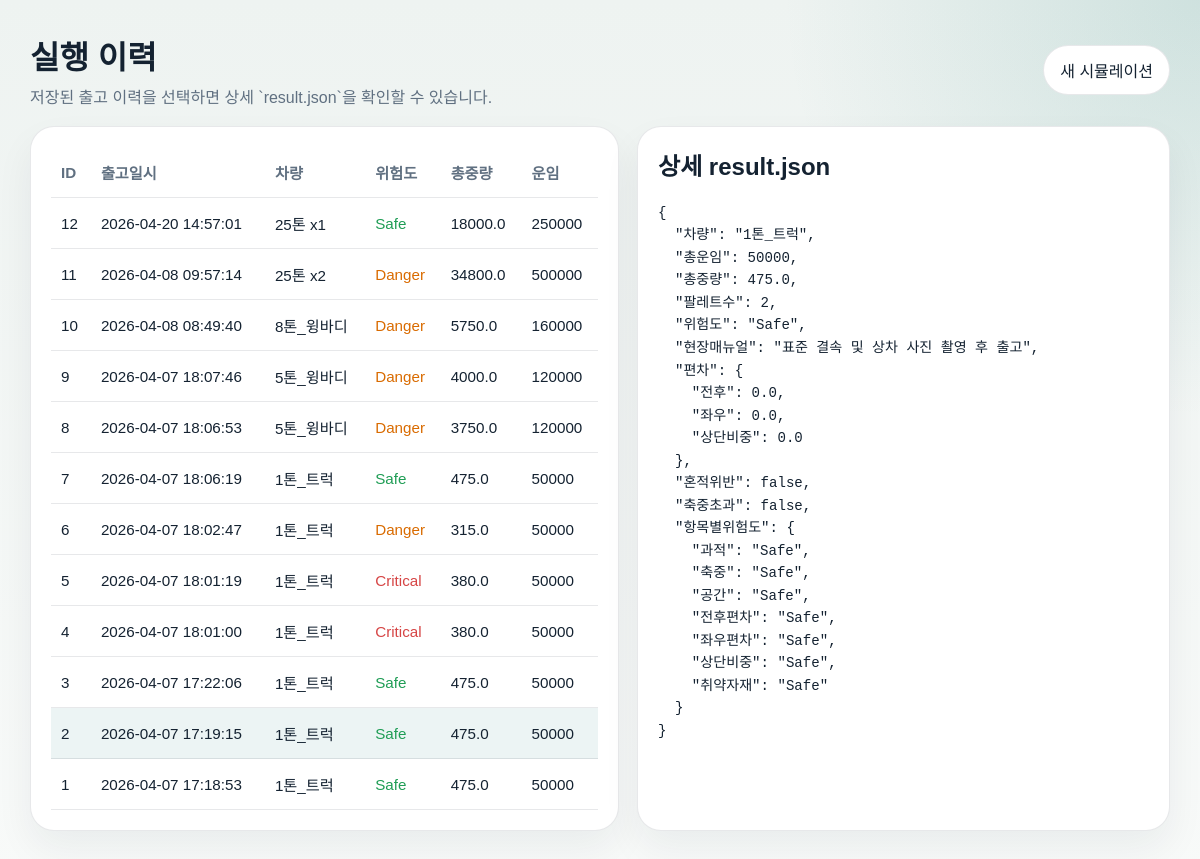
Screenshot of /history?id=2 with the database file from the repository.
### tables this page shows
CREATE TABLE history (
                id INTEGER PRIMARY KEY AUTOINCREMENT,
                created_at TEXT NOT NULL,
                vehicle_name TEXT NOT NULL,
                risk_level TEXT NOT NULL,
                total_weight REAL NOT NULL,
                freight_cost INTEGER NOT NULL,
                result_json TEXT NOT NULL
            );

### src/app.py (the view)
@app.get("/history")
def history() -> str:
    init_history_db()
    selected_id = request.args.get("id", type=int)
    with get_db_connection() as connection:
        rows = connection.execute(
            "SELECT id, created_at, vehicle_name, risk_level, total_weight, freight_cost, result_json FROM history ORDER BY id DESC"
        ).fetchall()
    selected_payload = None
    if selected_id is not None:
        for row in rows:
            if row["id"] == selected_id:
                selected_payload = json.loads(row["result_json"])
                break
    elif rows:
        selected_payload = json.loads(rows[0]["result_json"])
        selected_id = int(rows[0]["id"])
    return render_template(
        "history.html",
        rows=rows,
        selected_id=selected_id,
        selected_payload=selected_payload,
        selected_payload_text=(
            json.dumps(selected_payload, ensure_ascii=False, indent=2)
            if selected_payload is not None
            else None
        ),
    )

### src/app.py (called while the page is built)
def get_db_connection() -> sqlite3.Connection:
    connection = sqlite3.connect(DB_PATH)
    connection.row_factory = sqlite3.Row
    return connection

def init_history_db() -> None:
    DATA_DIR.mkdir(parents=True, exist_ok=True)
    with get_db_connection() as connection:
        connection.execute(
            """
            CREATE TABLE IF NOT EXISTS history (
                id INTEGER PRIMARY KEY AUTOINCREMENT,
                created_at TEXT NOT NULL,
                vehicle_name TEXT NOT NULL,
                risk_level TEXT NOT NULL,
                total_weight REAL NOT NULL,
                freight_cost INTEGER NOT NULL,
                result_json TEXT NOT NULL
            )
            """
        )
        connection.commit()

def risk_color(level: str) -> str:
    return {
        "Safe": "#1f9d55",
        "Caution": "#d9a404",
        "Danger": "#d96b00",
        "Critical": "#d64545",
    }.get(level, "#4a5568")

@app.context_processor
def inject_helpers() -> dict[str, object]:
    return {"risk_color": risk_color}

### src/templates/history.html (shortened to what this page needs)
<!doctype html>
<html lang="ko">
<head>
</head>
<body>
  <div class="shell">
    <div class="nav">
      <div>
        <h1 style="margin:0;">실행 이력</h1>
        <div style="color:var(--muted); margin-top:6px;">저장된 출고 이력을 선택하면 상세 `result.json`을 확인할 수 있습니다.</div>
      </div>
      <a href="{{ url_for('index') }}">새 시뮬레이션</a>
    </div>
    <div class="layout">
      <section class="panel">
        <table>
          <thead>
            <tr>
              <th>ID</th>
              <th>출고일시</th>
              <th>차량</th>
              <th>위험도</th>
              <th>총중량</th>
              <th>운임</th>
            </tr>
          </thead>
          <tbody>
            {% for row in rows %}
              <tr data-href="{{ url_for('history', id=row['id']) }}" class="{% if selected_id == row['id'] %}active{% endif %}">
                <td>{{ row["id"] }}</td>
                <td>{{ row["created_at"] }}</td>
                <td>{{ row["vehicle_name"] }}</td>
                <td style="color: {{ risk_color(row['risk_level']) }}">{{ row["risk_level"] }}</td>
                <td>{{ row["total_weight"] }}</td>
                <td>{{ row["freight_cost"] }}</td>
              </tr>
            {% endfor %}
          </tbody>
        </table>
      </section>
      <section class="panel">
        <h2 style="margin-top:0;">상세 result.json</h2>
        {% if selected_payload_text %}
          <pre>{{ selected_payload_text }}</pre>
        {% else %}
          <p style="color:var(--muted);">저장된 이력이 없습니다.</p>
        {% endif %}
      </section>
    </div>
  </div>
</body>
</html>

### src/templates/history.html (style rules this page uses)
:root { --bg: #eef3f1; --ink: #142231; --muted: #607081; --panel: #fff; --border: rgba(20,34,49,.1); }
* { box-sizing: border-box; }
body { margin: 0; font-family: "Avenir Next", "Pretendard", sans-serif; background: radial-gradient(circle at top right, rgba(15,118,110,.14), transparent 28%), linear-gradient(180deg, #eef3f1, #f8faf9); color: var(--ink); }
.shell { max-width: 1180px; margin: 0 auto; padding: 32px 20px 56px; }
.nav { display: flex; justify-content: space-between; align-items: center; margin-bottom: 18px; }
.nav a { text-decoration: none; color: var(--ink); padding: 12px 16px; border-radius: 999px; background: white; border: 1px solid var(--border); }
.layout { display: grid; grid-template-columns: 1.05fr .95fr; gap: 18px; }
.panel { background: var(--panel); border: 1px solid var(--border); border-radius: 24px; padding: 20px; box-shadow: 0 18px 38px rgba(20,34,49,.06); }
table { width: 100%; border-collapse: collapse; }
th, td { text-align: left; padding: 14px 10px; border-bottom: 1px solid var(--border); font-size: 0.95rem; }
th { color: var(--muted); }
tr.active { background: rgba(15,118,110,.08); }
tr[data-href] { cursor: pointer; }
pre { margin: 0; white-space: pre-wrap; word-break: break-word; font-family: "SFMono-Regular", monospace; font-size: .88rem; line-height: 1.6; }

### rows the page displays
history: id "12", created_at "2026-04-20 14:57:01", vehicle_name "25톤 x1", risk_level "Safe", total_weight "18000.0", freight_cost "250000"
history: id "11", created_at "2026-04-08 09:57:14", vehicle_name "25톤 x2", risk_level "Danger", total_weight "34800.0", freight_cost "500000"
history: id "10", created_at "2026-04-08 08:49:40", vehicle_name "8톤_윙바디", risk_level "Danger", total_weight "5750.0", freight_cost "160000"
history: id "9", created_at "2026-04-07 18:07:46", vehicle_name "5톤_윙바디", risk_level "Danger", total_weight "4000.0", freight_cost "120000"
history: id "8", created_at "2026-04-07 18:06:53", vehicle_name "5톤_윙바디", risk_level "Danger", total_weight "3750.0", freight_cost "120000"
history: id "7", created_at "2026-04-07 18:06:19", vehicle_name "1톤_트럭", risk_level "Safe", total_weight "475.0", freight_cost "50000"
history: id "6", created_at "2026-04-07 18:02:47", vehicle_name "1톤_트럭", risk_level "Danger", total_weight "315.0", freight_cost "50000"
history: id "5", created_at "2026-04-07 18:01:19", vehicle_name "1톤_트럭", risk_level "Critical", total_weight "380.0", freight_cost "50000"
history: id "4", created_at "2026-04-07 18:01:00", vehicle_name "1톤_트럭", risk_level "Critical", total_weight "380.0", freight_cost "50000"
history: id "3", created_at "2026-04-07 17:22:06", vehicle_name "1톤_트럭", risk_level "Safe", total_weight "475.0", freight_cost "50000"
history: id "2", created_at "2026-04-07 17:19:15", vehicle_name "1톤_트럭", risk_level "Safe", total_weight "475.0", freight_cost "50000"
history: id "1", created_at "2026-04-07 17:18:53", vehicle_name "1톤_트럭", risk_level "Safe", total_weight "475.0", freight_cost "50000"
